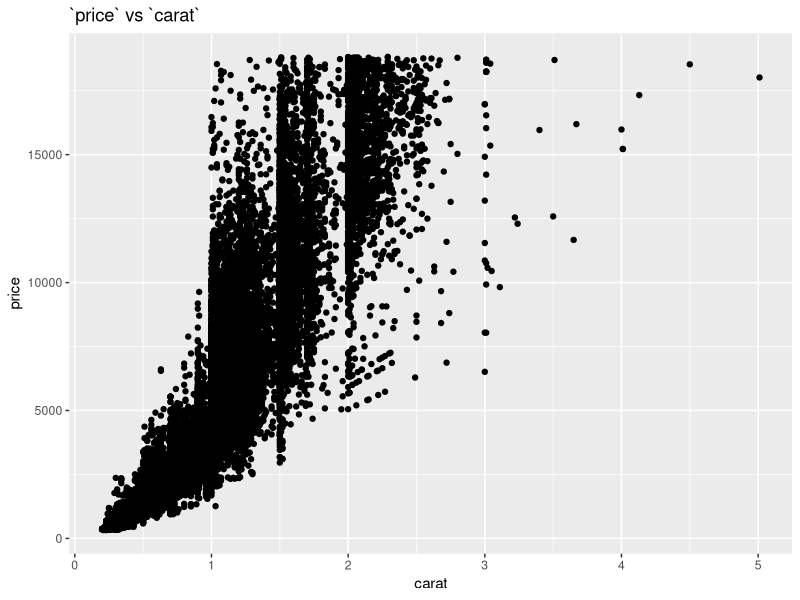
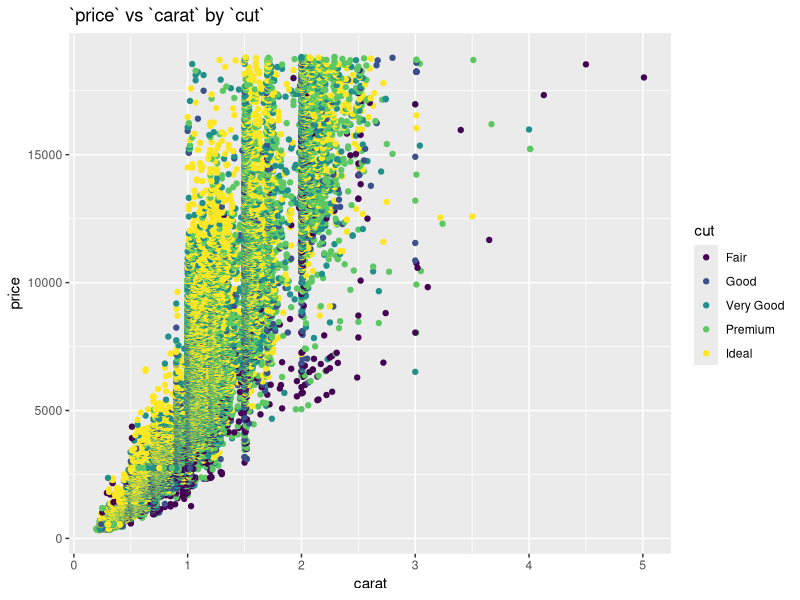
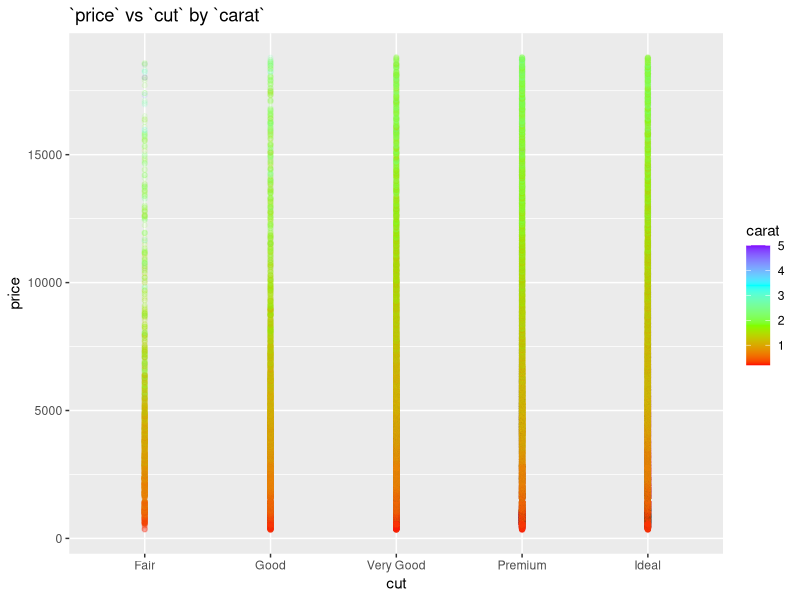
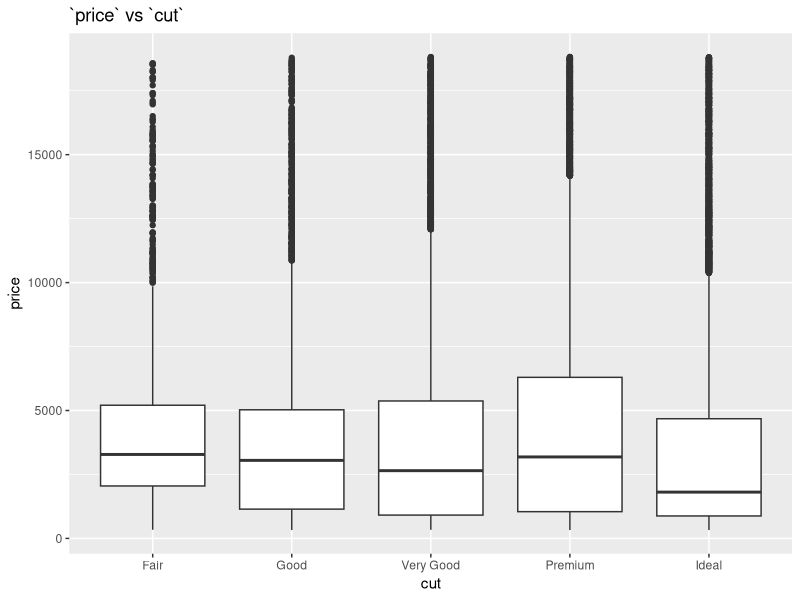
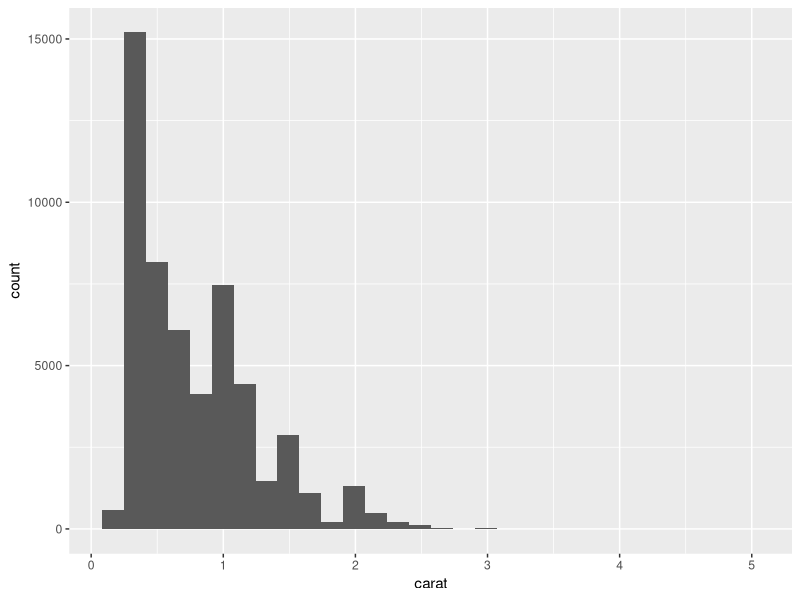
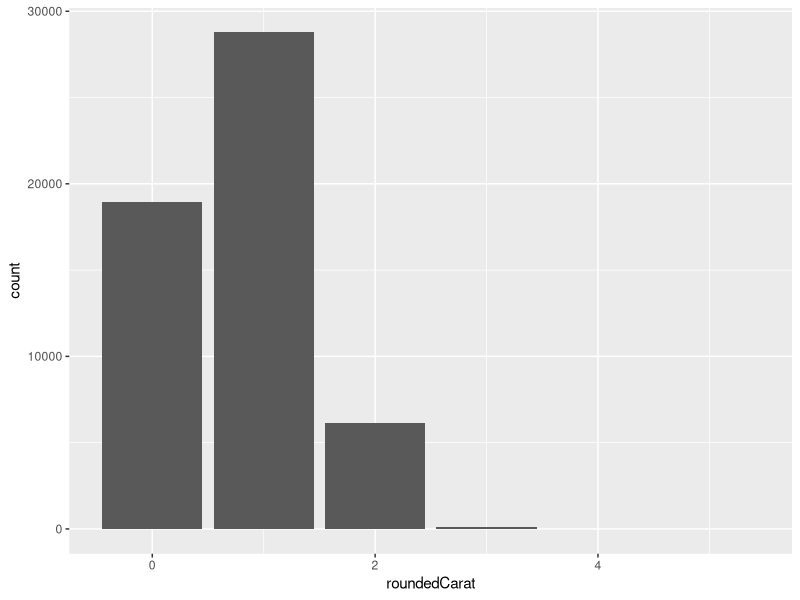
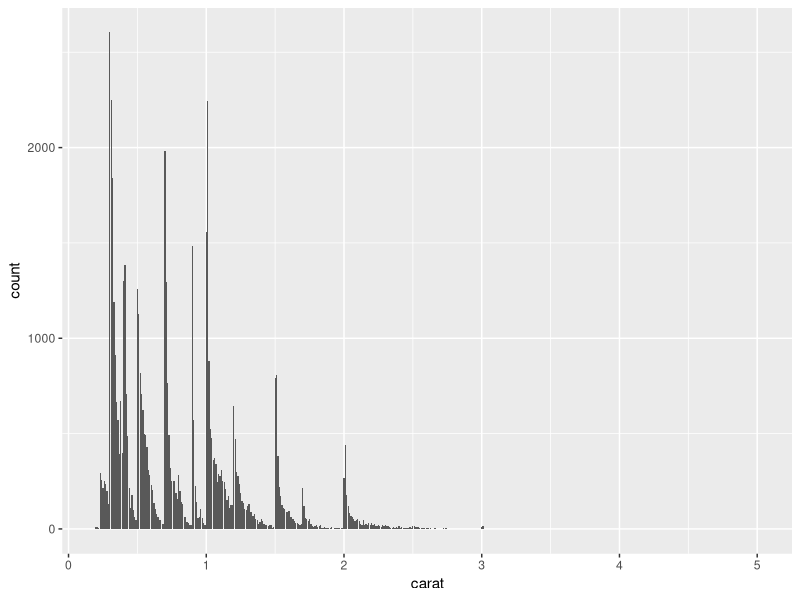
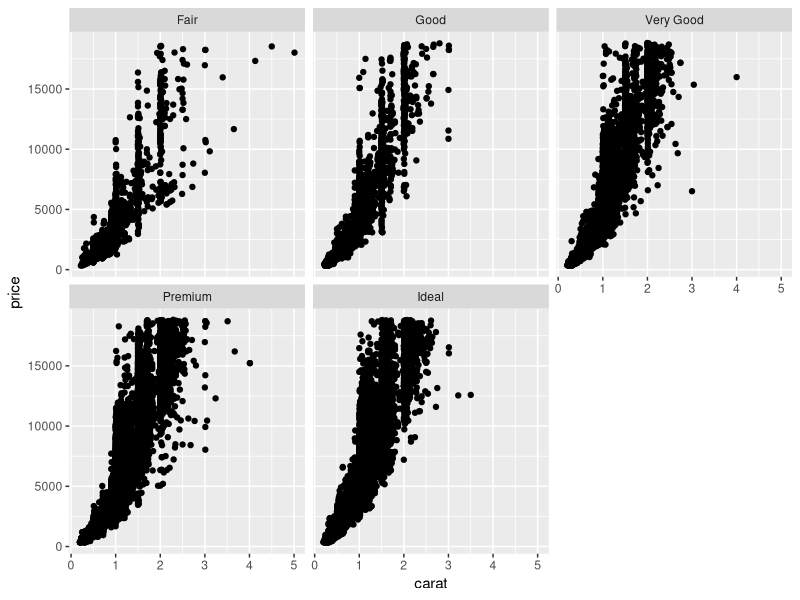

Generate these figures, in order, with R:
## ---- chunk 1
library(tidyverse)
## ---- chunk 2
## TASK: Plot `price` vs `carat` below
diamonds %>%
  ggplot(aes(y = price, x = carat)) +
  geom_point() +
  ggtitle('`price` vs `carat`')
## ---- chunk 3
## TASK: Plot `price`, `carat`, and `cut` below
diamonds %>%
  ggplot(aes(y = price, x = carat, color = cut)) +
  geom_point() +
  ggtitle('`price` vs `carat` by `cut`')

diamonds %>%
  ggplot(aes(y = price, x = cut, color = carat)) +
  scale_colour_gradientn(colours=rainbow(4)) +
  geom_point(alpha = 1/10) +
  ggtitle('`price` vs `cut` by `carat`')

diamonds %>%
  ggplot() +
  geom_boxplot(aes(y = price, x = cut)) +
  ggtitle('`price` vs `cut`')

diamonds %>%
  ggplot(aes(carat)) +
  geom_histogram()

# TODO: [2020-07-10] Combine the two carat bar charts into one
diamonds %>%
  mutate(roundedCarat = round(carat)) %>%
  ggplot(aes(roundedCarat)) +
  geom_bar()

diamonds %>%
  ggplot(aes(carat)) +
  geom_bar()

diamonds %>%
  ggplot(aes(y = price, x = carat)) +
  geom_point() +
  facet_wrap(~cut)

## TODO: [2020-07-09] Figure out how to make carat (continuous) discrete
## diamonds %>%
##  mutate(roundedCarat = round(carat)) %>%
##  ggplot() +
##  geom_boxplot(aes(group = cut(roundedCarat(carat,))
##  geom_boxplot(aes(y = price, x = roundedCarat)) +
##  ggtitle('`price` vs `carat`')
